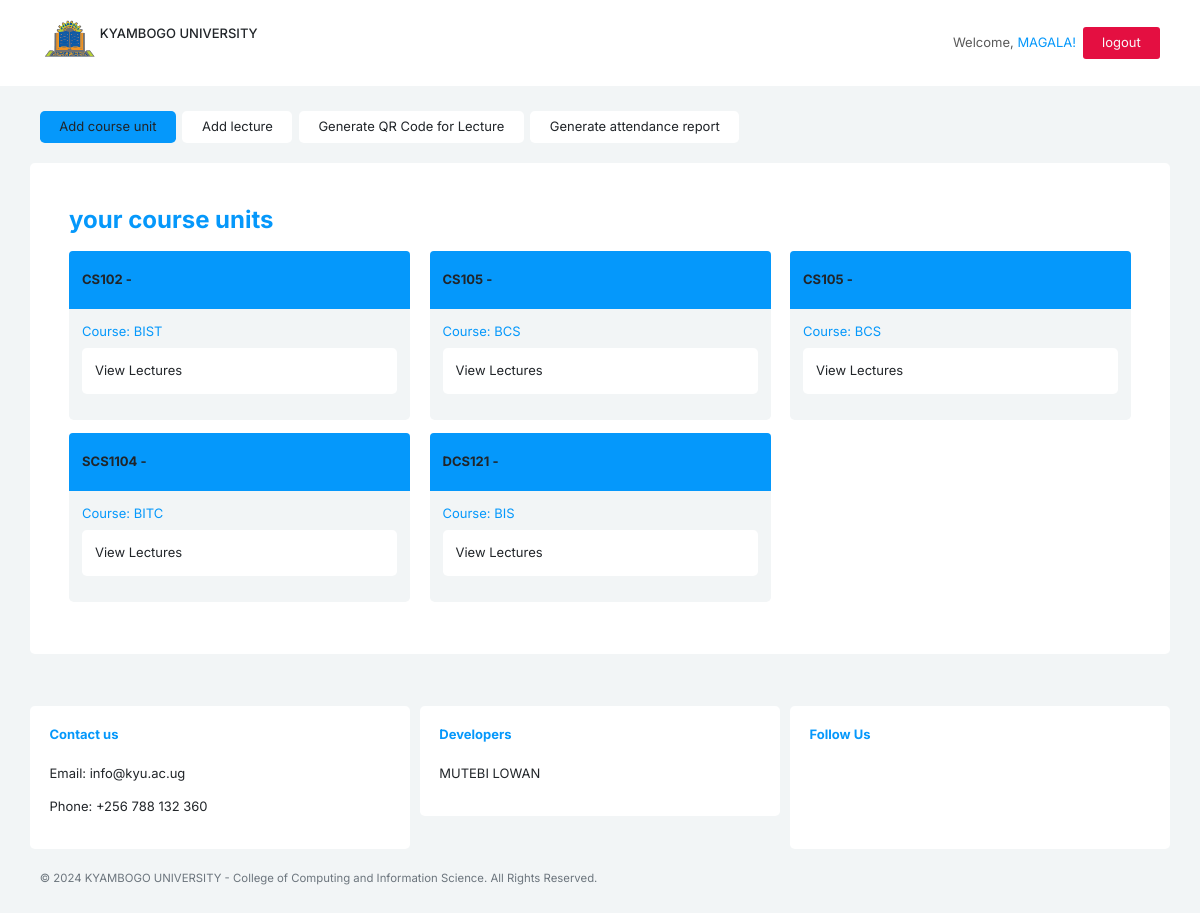
The app's page /users/lecturer_dashboard/ (signed in) with its own data.
### users/models.py (models this page shows, shortened)
class customUser(AbstractUser):
    is_student = models.BooleanField(default=False)
    is_lecturer = models.BooleanField(default=False)
    regNo = models.CharField(max_length=15)
    sNo = models.CharField(max_length=20, blank=True, null=True)
    sFirstName = models.CharField(max_length=50, blank=True, null=True)
    sLastName = models.CharField(max_length=50, blank=True, null=True)
    sMiddleName = models.CharField(max_length=50, blank=True, null=True)
    faculty_name = models.CharField(max_length=100, blank=True, null=True)
    course = models.CharField(max_length=100, choices=COURSE_CHOICES, default='BIST')
    Staff_ID = models.CharField(max_length=15)

### student/models.py (models this page shows, shortened)
class CourseUnit(models.Model):
    course = models.CharField(max_length=50, choices=COURSE_CHOICES)
    code = models.CharField(max_length=50, choices=[(code, name) for code, name, _ in COURSE_UNIT_CHOICES])
    lecturer = models.ForeignKey(customUser, on_delete=models.CASCADE, limit_choices_to={'is_lecturer': True}, related_name='course_units')

### users/views.py (the view)
# urls.py: path('lecturer_dashboard/', views.lecturer_dashboard, name='lecturer_dashboard'),
@login_required
def lecturer_dashboard(request):
    page_title = "lecture's dashboard"
    created_courseunits = CourseUnit.objects.filter(lecturer=request.user)
    return render(request, 'lecturer_dashboard.html',{'page_title': page_title, 'created_courseunits': created_courseunits})

### users/templates/lecturer_dashboard.html (shortened to what this page needs)
{% load static %}
<!DOCTYPE html>
<html>
<head>
    <link rel="stylesheet" href="{% static 'css/bootstrap.min.css'%}">
  <link rel="stylesheet" href="{% static 'css/styles.css'%}">
</head>
<body class="bg-pale">
    <nav class="navbar navbar-expand-lg navbar-light bg-white fixed-top">
        <div class="container py-2">
    <ul class="navbar-nav me-auto mb-2 mb-lg-0">
        <img src="{% static 'images/maklogo.png'%}" width="60px" height="60px" alt="">
        <h6 class="my-3 text-center">KYAMBOGO UNIVERSITY</h6>
    </ul>
            <div class="collapse navbar-collapse" id="navbarNav" >
                <ul class="navbar-nav ms-auto">
                    <li class="nav-item active">
                        <a class="nav-link">Welcome, <span style="color: rgb(5, 152, 251);">{{ user.username }}!</span></a>
                    </li>
                    <li class="nav-item active" >
                        <a href="{% url 'users:logout' %}" role="button" style="background-color: #e40f41; border-radius: 3px;" class=" px-4 py-2 text-light nav-link text-light">logout</a>
                    </li>
                </ul>
            </div>
        </div>
    </nav>
    <section >
        <div class="container" style="margin-top: 8rem;">
          <div class="d-flex align-items-center mt-4  flex-wrap">
            <div class="px-4 py-2 rounded mt-2" style="background-color: rgb(5, 152, 251);">
                <a href="{% url 'lecturer:create_course_unit' %} " class="nav-link">Add course unit</a>
            </div>
            <div class="bg-white px-4 py-2 rounded mt-2 mx-2">
                <a href="{% url 'lecturer:create_lecture' %}" class="nav-link">Add lecture</a>
            </div>
            <div class="bg-white px-4 py-2 rounded mt-2" class="nav-link">
                <a href="{% url 'Qrcode:select_course_unit_lecturer' %}" class="nav-link">Generate QR Code for Lecture</a>
            </div>
            <div class="bg-white px-4 py-2 rounded mt-2 mx-2" class="nav-link">
                <a href="{% url 'lecturer:select_course_unit_for_report' %}" class="nav-link">Generate attendance report</a>
            </div>
          </div>
        </div>
        <div class="container bg-white p-5 rounded mt-4">
                <p class="title" style="color: rgb(5, 152, 251);">your course units</p>
                <div class="row">
                    {% for created_courseunit in created_courseunits %}
                        <div class="col-md-4 mb-3">
                            <div class="card bg-pale border-none">
                                <div class="card-header border-none py-4" style="background-color: rgb(5, 152, 251);">
                                    <b ><span >{{ created_courseunit.code }}</span> - {{ created_courseunit.name }}</b>
                                </div>
                                <div class="card-body" style="color: rgb(5, 152, 251);">
                                    <p class="card-title">
                                        <span>Course:</span> {{ created_courseunit.course }}
                                    </p>
                                    <p class=" bg-white p-3 rounded">
                                        <a href="{% url 'Qrcode:select_lecture' created_courseunit.id %}" class="nav-link text-dark">View Lectures</a>
                                    </p>
                                </div>
                            </div>
                        </div>
                    {% endfor %}
                </div>
            </div>
    </section>
<footer class="">
    <div class="container  my-3 rounded py-5">
        <div class="row">
            <div class="col-md-4 bg-white rounded p-4">
                <b style="color: rgb(5, 152, 251);">Contact us</b>
                <br><br>
                <p>Email: info@kyu.ac.ug</p>
                <p>Phone: +256 788 132 360</p>
            </div>
            <div class="col-md-4 ">
                <div class="bg-white rounded p-4">
                    <b style="color: rgb(5, 152, 251);">Developers</b>
                    <br><br>
                    <ul class="list-unstyled">
                        <li class="mb-2">MUTEBI LOWAN</li>
                    </ul>
                </div>
            </div>
            <div class="col-md-4 bg-white rounded p-4">
                <b style="color: rgb(5, 152, 251);">Follow Us</b>
                <br><br>
            </div>
        </div>
        <br/>
        <small class="text-secondary text-center">&copy; 2024 KYAMBOGO UNIVERSITY - College of Computing and Information Science. All Rights Reserved.</small>
    </div>
</footer>
</body>
</html>

### static/css/styles.css (style rules this page uses)
:root { --dark: #1D1A2F; --pale: #F2F5F6; --green: #1FCF6B; --white: white; }
.title { font-size: 24px; font-weight: bold; }
* { font-size: 13px; font-family: "Inter"; }
.bg-pale { background-color: var(--pale); }
.bg-white { background-color: white; }
.border-none { border: none; }

### records on screen
customUser: username "MAGALA"
CourseUnit: code "CS102", course "BIST"
CourseUnit: code "CS105", course "BCS"
CourseUnit: code "CS105", course "BCS"
CourseUnit: code "SCS1104", course "BITC"
CourseUnit: code "DCS121", course "BIS"
